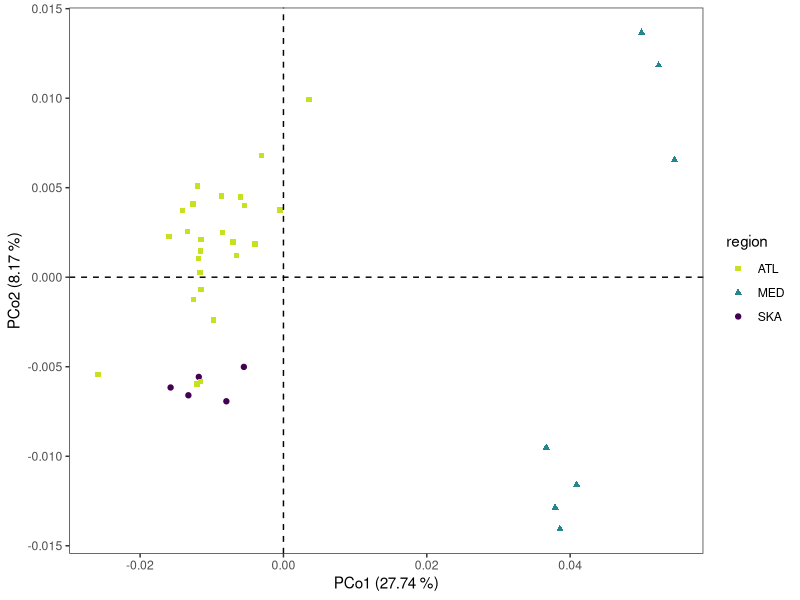
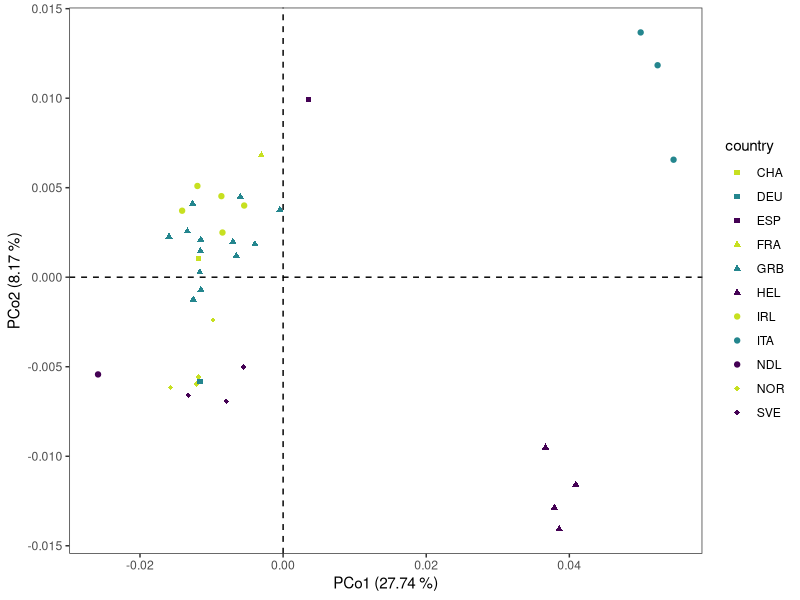

Write R code to recreate these figures, in order. (Note: this script raises an error after producing the figures.)
library(tidyverse)

PCoA <- function(Fst){
	A <- -0.5 * Fst * Fst

	identity <- diag(ncol(A))
	ones <- rep(1,ncol(A))
	side <- identity - ones %*% t(ones) / ncol(A)

	Delta <- side %*% A %*% side

	Evalues <- eigen(Delta)$values
	print(Evalues)

	c <- abs(Evalues[length(Evalues)])
	print(c)
	c.mat <- matrix(rep(c,ncol(A)*ncol(A)),ncol=ncol(A))
	c.mat <- c.mat - c*diag(ncol(A))

	Fst.corr <- sqrt(Fst * Fst + 2*c.mat)
	A <- -0.5 * Fst.corr * Fst.corr
	Delta <- side %*% A %*% side

	Evalues <- eigen(Delta)$values
	Evectors <- eigen(Delta)$vectors
	names <- paste0("PCo",1:ncol(Evectors))
	colnames(Evectors) <- names
	rownames(Evectors) <- rownames(Fst)

  Evalues <- Evalues[which(Evalues > 1e-10)]
  Evectors <- Evectors[,which(Evalues > 1e-10)]

  for(i in 1:ncol(Evectors)){
    Evectors[,i] <- Evectors[,i]*Evalues[i]
  }

	return(list(values=Evalues,vectors=Evectors))
}

countryList <- function(populations){
  reference <- data.frame(
                  pop = c("Brd","Cro","Eye","Heb","Iom","Ios","Loo","Lyn","Ork","Pad","Pem","She","Sbs","Sul",
                          "Jer",
                          "Idr",
                          "Hel",
                          "Ale","Sky","The","Tor",
                          "Cor","Hoo","Kil","Mul","Ven",
                          "Laz","Tar","Sar",
                          "Oos",
                          "Ber","Flo","Sin","Tro",
                          "Vig",
                          "Gul","Kav","Lys"),
                  country = c(rep("GRB",14),"CHA","FRA","DEU",rep("HEL",4),rep("IRL",5),rep("ITA",3),"NDL",rep("NOR",4),"ESP",rep("SVE",3))
                )
  for(i in 1:nrow(reference)){
    populations[populations == reference$pop[i]] <- reference$country[i]
  }

  return(populations)
}

regionList <- function(populations){
  reference <- data.frame(
                  pop = c("Brd","Cro","Eye","Heb","Iom","Ios","Loo","Lyn","Ork","Pad","Pem","She","Sbs","Sul",
                          "Jer",
                          "Idr",
                          "Hel",
                          "Ale","Sky","The","Tor",
                          "Cor","Hoo","Kil","Mul","Ven",
                          "Laz","Tar","Sar",
                          "Oos",
                          "Ber","Tro",
                          "Flo","Sin",
                          "Vig",
                          "Gul","Kav","Lys"),
                  region = c(rep("ATL",17),rep("MED",4),rep("ATL",5),rep("MED",3),rep("ATL",3),rep("SKA",2),"ATL",rep("SKA",3))
                )
  for(i in 1:nrow(reference)){
    populations[populations == reference$pop[i]] <- reference$region[i]
  }

  return(populations)
}

makePlotDF <- function(Evalues,Evectors,names){
  df.plot <- Evectors[,1:2] %>% as.data.frame()
  rownames(df.plot) <- names
  df.plot$country <- rownames(df.plot)
  df.plot$country <- countryList(df.plot$country)
  df.plot$region <- rownames(df.plot)
  df.plot$region <- regionList(df.plot$region)

  print(df.plot)
  return(df.plot)
  
}

getColours <- function(pop){
	col_key <- data.frame(
			population = c("CHA","DEU","ESP","FRA","GRB","HEL","IRL","ITA","NDL","NOR","SVE","ATL","MED","SKA"),
			colour = c(rep(c("#C7E020FF","#24868EFF","#440154FF"),3),c("#C7E020FF","#440154FF"),c("#C7E020FF","#24868EFF","#440154FF")),
			shape = c(rep(15,3),rep(17,3),rep(19,3),18,18,15,17,19))

	col_res <- col_key[col_key$population %in% unique(pop),]$colour
	sha_res <- col_key[col_key$population %in% unique(pop),]$shape
	return(list(colour = col_res,shape = sha_res))
}

plotPCoA <- function(df.plot, Evalues, fileName, option){
  lambda <- round(Evalues[1:2] / sum(Evalues) *100, 2)  

  p <- df.plot %>%
  ggplot() + geom_point(aes(x=PCo1,y=PCo2,col=df.plot[,option],shape=df.plot[,option]),size=1.5) +
             theme_bw() + 
             scale_colour_manual(
             	name = names(df.plot)[option],
             	labels = sort(unique(df.plot[,option])),
             	values=getColours(df.plot[,option])$colour) +
             scale_shape_manual(
             	name = names(df.plot)[option],
             	labels =sort(unique(df.plot[,option])),
             	values=getColours(df.plot[,option])$shape) +
             xlab(paste0("PCo1 (",lambda[1]," %)")) + ylab(paste0("PCo2 (",lambda[2]," %)")) +
             theme(panel.grid.major = element_blank(),panel.grid.minor = element_blank()) +
             geom_hline(yintercept=0,linetype="dashed") + geom_vline(xintercept=0,linetype="dashed")

  p %>% ggsave(fileName,.,device='png',width=15,height=10,units='cm')
}

Fst.mat <- read.csv("Output/distancesFst_tot.csv",header=T,row.names=1) %>%
           as.matrix()

result.tot <- PCoA(Fst.mat)
Evalues.tot <- result.tot$values
Evectors.tot <- result.tot$vectors

df.plot.tot <- makePlotDF(Evalues.tot,Evectors.tot,rownames(Fst.mat))

plotPCoA(df.plot.tot,Evalues.tot,"PCoA.tot.region.png",4)
plotPCoA(df.plot.tot,Evalues.tot,"PCoA.tot.country.png",3)
write.csv(Evectors.tot,"Output/PCo/PCo.tot.csv")

Fst.mat.atl <- Fst.mat[-c(32:38),-c(32:38)]

result.atl <- PCoA(Fst.mat.atl)
Evalues.atl <- result.atl$values
Evectors.atl <- result.atl$vectors
Evectors.atl[,1] <- -Evectors.atl[,1]

df.plot.atl <- makePlotDF(Evalues.atl,Evectors.atl,rownames(Fst.mat.atl))

plotPCoA(df.plot.atl,Evalues.atl,"PCoA.atl.region.png",4)
plotPCoA(df.plot.atl,Evalues.atl,"PCoA.atl.country.png",3)
write.csv(Evectors.atl,"Output/PCo/PCo.atl.csv")

Fst.neut <- read.csv("Output/distancesFst_neut.csv",header=T,row.names=1) %>%
           as.matrix()

result.neut.tot <- PCoA(Fst.neut)
Evalues.neut.tot <- result.neut.tot$values
Evectors.neut.tot <- result.neut.tot$vectors
Evectors.neut.tot[,2] <- -Evectors.neut.tot[,2]

df.plot.neut.tot <- makePlotDF(Evalues.neut.tot,Evectors.neut.tot,rownames(Fst.neut))

plotPCoA(df.plot.neut.tot,Evalues.neut.tot,"PCoA.neut.tot.region.png",4)
plotPCoA(df.plot.neut.tot,Evalues.neut.tot,"PCoA.neut.tot.country.png",3)
write.csv(Evectors.neut.tot,"Output/PCo/PCo.neut.tot.csv")

Fst.neut <- as.data.frame(Fst.neut)
Fst.neut.atl <- Fst.neut[!(row.names(Fst.neut) %in% c("Laz","Tar","Sar","Ale","The","Tor","Sky")),]
Fst.neut.atl <- as.matrix(Fst.neut.atl %>% dplyr::select(-Laz,-Tar,-Sar,-Ale,-The,-Tor,-Sky))

result.neut.atl <- PCoA(Fst.neut.atl)
Evalues.neut.atl <- result.neut.atl$values
Evectors.neut.atl <- result.neut.atl$vectors
Evectors.neut.atl[,2] <- -Evectors.neut.atl[,2]

df.plot.neut.atl <- makePlotDF(Evalues.neut.atl,Evectors.neut.atl,rownames(Fst.neut.atl))

plotPCoA(df.plot.neut.atl,Evalues.neut.atl,"PCoA.neut.atl.region.png",4)
plotPCoA(df.plot.neut.atl,Evalues.neut.atl,"PCoA.neut.atl.country.png",3)
write.csv(Evectors.neut.atl,"Output/PCo/PCo.neut.atl.csv")

Fst.sel <- read.csv("Output/distancesFst_sel.csv",header=T,row.names=1) %>%
           as.matrix()

result.sel.tot <- PCoA(Fst.sel)
Evalues.sel.tot <- result.sel.tot$values
Evectors.sel.tot <- result.sel.tot$vectors

df.plot.sel.tot <- makePlotDF(Evalues.sel.tot,Evectors.sel.tot,rownames(Fst.sel))

plotPCoA(df.plot.sel.tot,Evalues.sel.tot,"PCoA.sel.tot.region.png",4)
plotPCoA(df.plot.sel.tot,Evalues.sel.tot,"PCoA.sel.tot.country.png",3)
write.csv(Evectors.sel.tot,"Output/PCo/PCo.sel.tot.csv")

Fst.sel <- as.data.frame(Fst.sel)
Fst.sel.atl <- Fst.sel[!(row.names(Fst.sel) %in% c("Laz","Tar","Sar","Ale","The","Tor","Sky")),]
Fst.sel.atl <- as.matrix(Fst.sel.atl %>% dplyr::select(-Laz,-Tar,-Sar,-Ale,-The,-Tor,-Sky))

result.sel.atl <- PCoA(Fst.sel.atl)
Evalues.sel.atl <- result.sel.atl$values
Evectors.sel.atl <- result.sel.atl$vectors
Evectors.sel.atl[,1:2] <- -Evectors.sel.atl[,1:2]

df.plot.sel.atl <- makePlotDF(Evalues.sel.atl,Evectors.sel.atl,rownames(Fst.sel.atl))

plotPCoA(df.plot.sel.atl,Evalues.sel.atl,"PCoA.sel.atl.region.png",4)
plotPCoA(df.plot.sel.atl,Evalues.sel.atl,"PCoA.sel.atl.country.png",3)
write.csv(Evectors.sel.atl,"Output/PCo/PCo.sel.atl.csv")
